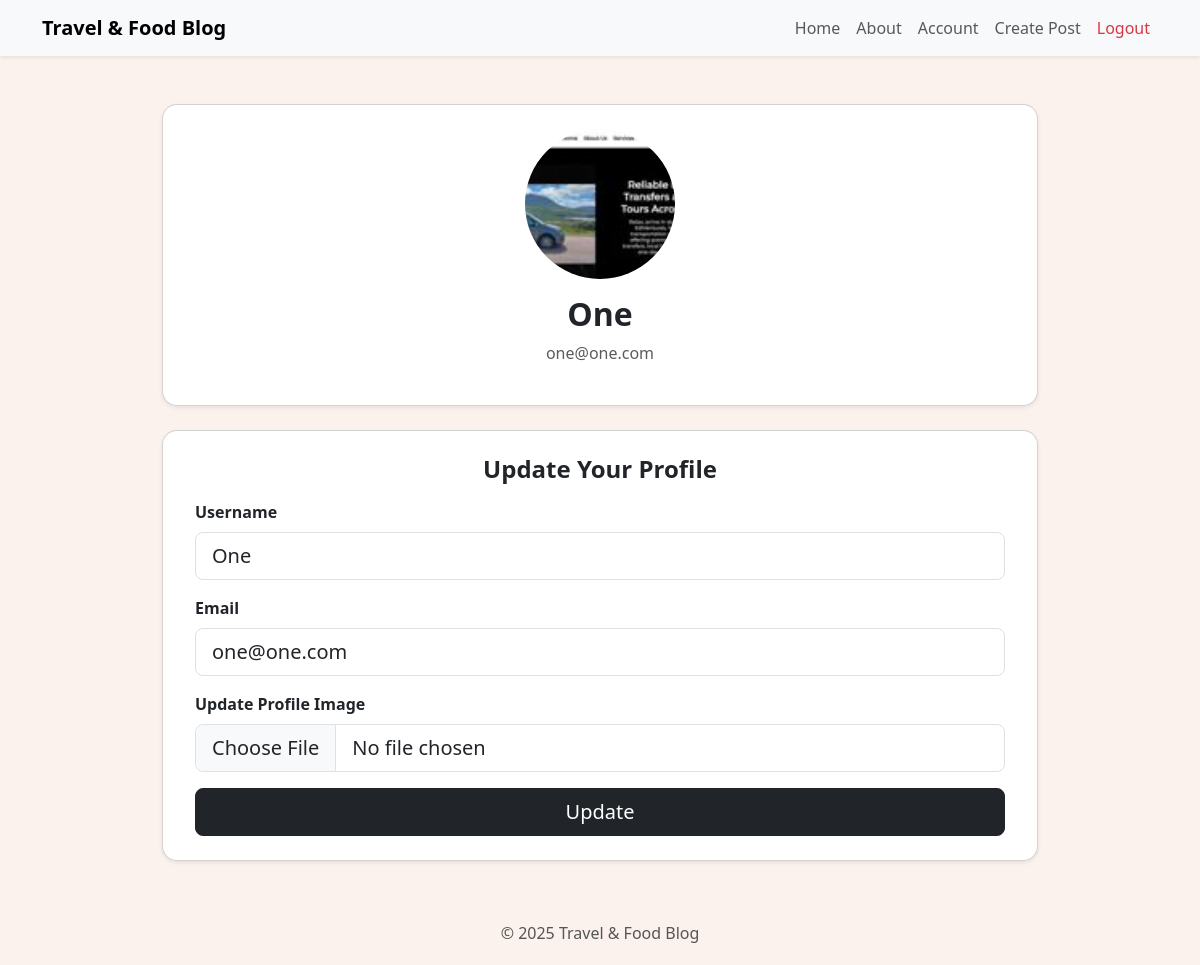
Before: /account (signed in) with the older database file.
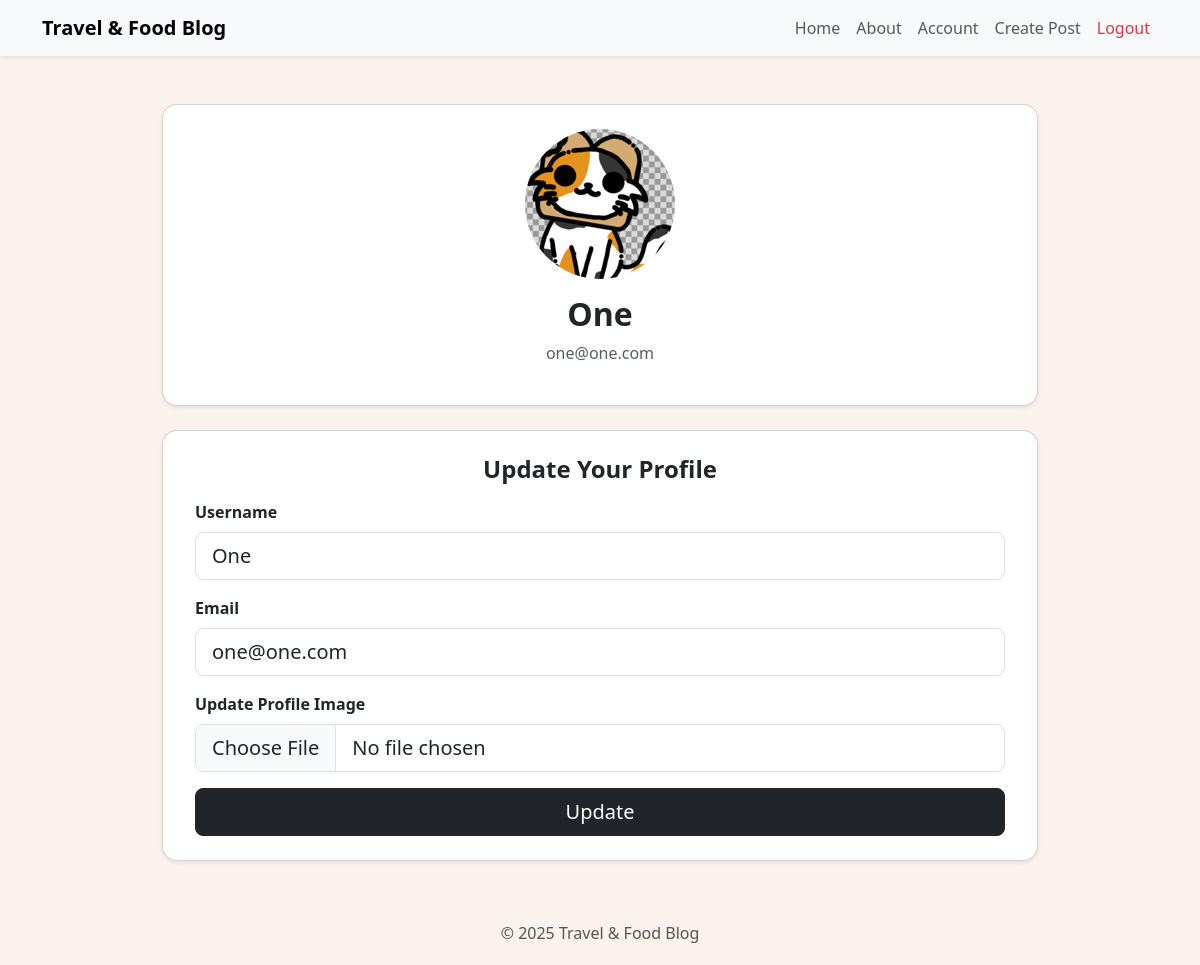
After: the same page with the newer database file.
### travelcompanyblog/models.py (models this page shows, shortened)
class User(db.Model, UserMixin):
    __tablename__ = 'users'
    id = db.Column(db.Integer, primary_key=True)
    profile_image = db.Column(db.String(64), nullable=False, default='default_profile.png')
    email = db.Column(db.String(64), unique=True, index=True)
    username = db.Column(db.String(64), unique=True, index=True)
    password_hash = db.Column(db.String(128))
    posts = db.relationship('BlogPost', backref='author', lazy=True)

### travelcompanyblog/users/views.py (the view)
@users.route('/account', methods=['GET', 'POST'])
@login_required
def account():
    form = UpdateUserForm()
    if form.validate_on_submit():
        if form.picture.data:
            username = current_user.username
            pic = add_profile_pic(form.picture.data, username)
            current_user.profile_image = pic
        current_user.username = form.username.data
        current_user.email = form.email.data
        db.session.commit()
        flash('User Account Updated!')
        return redirect(url_for('users.account'))
    elif request.method == 'GET':
        form.username.data = current_user.username
        form.email.data = current_user.email
    profile_image = url_for('static', filename='profile_pics/' + current_user.profile_image)
    return render_template('account.html', profile_image=profile_image, form=form)

### travelcompanyblog/users/forms.py (shortened to what this page needs)
class UpdateUserForm(FlaskForm):
    email = StringField('Email', validators=[DataRequired(), Email()])
    username = StringField('Username', validators=[DataRequired(), Length(min=2, max=20)])
    picture = FileField('Update Profile Image', validators=[FileAllowed(['jpg', 'png'], 'Only .jpg and .png images are allowed!')])
    submit = SubmitField('Update')

### travelcompanyblog/models.py (called while the page is built)
@login_manager.user_loader
def load_user(user_id):
    return User.query.get(int(user_id))

### travelcompanyblog/templates/account.html (shortened to what this page needs)
{% extends "base.html" %}
{% block content %}
   <div class="container mt-5" style="max-width: 900px;">
    <div class="card shadow-sm p-4 mb-4" style="border-radius: 15px;">
        <div class="text-center">
            <img src="{{ url_for('static', filename='profile_pics/' + current_user.profile_image) }}"
                 class="rounded-circle mb-3"
                 width="150" height="150" style="object-fit: cover;">
            <h2 class="fw-bold">{{ current_user.username }}</h2>
            <p class="text-muted">{{ current_user.email }}</p>
        </div>
    </div>
    <div class="card shadow-sm p-4" style="border-radius: 15px;">
        <h4 class="mb-3 fw-semibold text-center">Update Your Profile</h4>
        <form method="POST" enctype="multipart/form-data" class="px-2">
           <div class="mb-3">
                {{ form.username.label(class='form-label fw-semibold') }}
                {{ form.username(class='form-control form-control-lg') }}
            </div>
           <div class="mb-3">
                {{ form.email.label(class='form-label fw-semibold') }}
                {{ form.email(class='form-control form-control-lg') }}
            </div>
             <div class="mb-3">
                {{ form.picture.label(class='form-label fw-semibold') }}
                {{ form.picture(class='form-control form-control-lg') }}
            </div>
             <div class="d-grid">
                {{ form.submit(class='btn btn-dark btn-lg') }}
            </div>
        </form>
    </div>
    </div>
{% endblock %}

### travelcompanyblog/templates/base.html (shortened to what this page needs)
<!DOCTYPE html>
<html lang="en">
<head>
    <link href="https://cdn.jsdelivr.net/npm/bootstrap@5.3.2/dist/css/bootstrap.min.css" rel="stylesheet">
</head>
<body>
<nav class="navbar navbar-expand-lg navbar-light bg-light shadow-sm">
    <div class="container">
        <a class="navbar-brand fw-bold" href="{{ url_for('core.index') }}">Travel & Food Blog</a>
        <div class="collapse navbar-collapse" id="navbarContent">
            <ul class="navbar-nav ms-auto mb-2 mb-lg-0">
                <li class="nav-item">
                    <a class="nav-link" href="{{ url_for('core.index') }}">Home</a>
                </li>
                <li class="nav-item">
                    <a class="nav-link" href="{{ url_for('core.info') }}">About</a>
                </li>
                {% if current_user.is_authenticated %}
                <li class="nav-item">
                    <a class="nav-link" href="{{ url_for('users.account') }}">Account</a>
                </li>
                <li class="nav-item">
                    <a class="nav-link" href="{{ url_for('blog_posts.create_post') }}">Create Post</a>
                </li>
                <li class="nav-item">
                    <a class="nav-link text-danger" href="{{ url_for('users.logout') }}">Logout</a>
                </li>
                {% endif %}
            </ul>
        </div>
    </div>
</nav>
    <div class="container">
        {% block content %}
        {% endblock %}
    </div>
    <footer>
        &copy; {{ current_year if current_year else "2025" }} Travel & Food Blog
    </footer>
</body>
</html>

### travelcompanyblog/templates/base.html (style rules this page uses)
body { background: #FBF2ED; }
footer { text-align: center; padding: 20px 0; color: #555; margin-top: 40px; }

Changed rows visible on the page:
changed User "One": profile_image: a different picture
